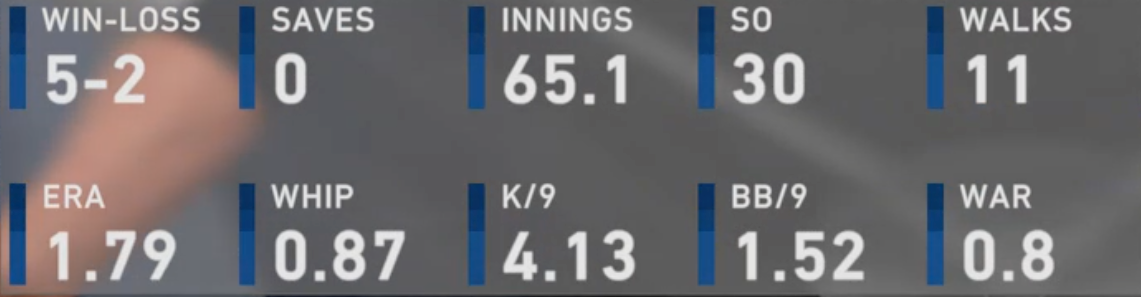
#> input picture divleague2_crop.png, 1141 x 297 px
$ python -i extract_stats.py   (imports and definitions only)
#> lines starting #> are read from the running program, lines starting #| are printed output that depends on the picture; after the words box and inside, x2 and y2 are one past the last pixel; in counts of white or black regions, pixels touching at a corner belong together
### classify.py
import numpy as np

H_DIV = 10
W_DIV = 3
REGION_THRESH = 0.6

class CharClassifier(object):
    def __init__(self,
                 feat_mat_filename='digit_feat_map.npy',
                 h_div=H_DIV, w_div=W_DIV, thresh_region=REGION_THRESH):
        self.feat_mat_filename = feat_mat_filename
        self.feat_mat_classes, self.feat_mat = self.load_feat_mat(feat_mat_filename)
        self.h_div = h_div
        self.w_div = w_div
        self.thresh_region = thresh_region

    def load_feat_mat(self, feat_mat_filename):
        data = np.load(feat_mat_filename)
        return data['feat_mat_classes'], data['feat_mat']

    def get_features(self, img):
        if np.max(img) == 255.:
            img = img / 255.
        h, w = img.shape
        h_win = int(h / self.h_div)
        w_win = int(w / self.w_div)
        div = (h_win * w_win)

        feat_ratio = h / w
        feat_regions = []
        for y in range(self.h_div):
            for x in range(self.w_div):
                win = img[y * h_win: (y+1) * h_win, x * w_win: (x+1) * w_win]
                occ_ratio = np.sum(win)
                occ_ratio /= div
                if occ_ratio >= self.thresh_region:
                    feat_regions.append(1.)
                else:
                    feat_regions.append(-1.)
        return feat_regions

    def classify(self, img):
        # Ratio intervals found in MLBScreenOCR
        h, w = img.shape
        ratio = h / w
        if ratio < 0.5:
            return '-'
        if ratio >= 0.5 and ratio < 1.3:
            return '.'
        if ratio >= 1.3 and ratio < 2.7:
            digit_features = self.get_features(img)
            idx = np.argmax(np.dot(self.feat_mat, digit_features))
            return str(self.feat_mat_classes[idx])
        if ratio >= 2.7:
            return '1'

    def __call__(self, img):
        return self.classify(img)

### extract_stats.py
"""
MLB2020 OCR stats extraction script.

Note:
We require a cropping box because the box uses alpha blending
and it's a PITA to do with traditional thresholding techniques.
Since the given data is expected to be consistent between images
for the location of the cropped box to be, we expect it to be manually found
once and be constant for the user.
"""
import argparse

import cv2
import numpy as np

from classify import CharClassifier


TOP_Y1 = 0.1694915254237288
TOP_Y2 = 0.4067796610169492
BOTTOM_Y1 = 0.7627118644067796
BOTTOM_Y2 = 1.0

BIN_THRESH = 210

PX_DIST = 0.03508771929824561

HITTER_STATS = ['AT-BATS', 'RUNS', 'HR',
                'RBI', 'STEALS', 'AVERAGE',
                'OBP', 'SLG', 'OPS', 'WAR']
PITCHER_STATS = ['WIN-LOSS', 'SAVES', 'INNINGS',
                 'SO', 'WALKS', 'ERA', 'WHIP',
                 'K/9', 'BB/9', 'WAR']

def preprocess_img(img):
    """
    Preprocess image by converting to grayscale single color channel
    and applying gaussian blur for later threshold step.
    """
    img_bw = cv2.cvtColor(img, cv2.COLOR_BGR2GRAY)
    img_bw = cv2.medianBlur(img_bw, 5)
    return img_bw

def morph_clean(img, kernel_shape=(3, 3)):
    """
    Clean image with morophological erosion and dilation.
    """
    kernel = np.ones(kernel_shape, np.uint8)
    img_erode = cv2.erode(img, kernel, iterations=1)
    img_morph_clean = cv2.dilate(img_erode, kernel, iterations=1)
    return img_morph_clean

def get_numbers_bbox(img):
    """
    Get bounding boxes around connected components in thresholded image.
    """
    ret, img_label = cv2.connectedComponents(img)
    labels = np.unique(img_label)
    boxes = []
    for label in labels:
        y, x = np.where(img_label == label)  # row (y), col (x)
        min_y = np.min(y)
        min_x = np.min(x)
        max_y = np.max(y)
        max_x = np.max(x)
        box_h_diff = np.abs(max_y - min_y)
        box_w_diff = np.abs(max_x - min_x)
        boxes.append([min_x, min_y, max_x, max_y])
    return boxes

def filter_rows(bboxes, height):
    """
    Filter out found thresholded items by row heuristics
    to return only the top row and bottom row bounding boxes.
    """
    if len(bboxes) > 0:
        top_row = []
        bottom_row = []

        # Filter for row by heuristic of pixels
        for bbox in bboxes:
            y1, y2 = bbox[1] / height, bbox[3] / height
            if y1 > TOP_Y1 and y1 < TOP_Y2 and y2 > TOP_Y1 and y2 < TOP_Y2:
                top_row.append(bbox)
            if y1 > BOTTOM_Y1 and y1 < BOTTOM_Y2 and y2 > BOTTOM_Y1 and y2 < BOTTOM_Y2:
                bottom_row.append(bbox)
        top_row.sort(key=lambda x:x[0])
        bottom_row.sort(key=lambda x:x[0])

    return top_row, bottom_row

def decode(img, classifier, row):
    """
    Use classifier to interpret characters in bounding box
    and separate characters into sections by horizontal pixel
    distance heuristic.
    """
    ret_row = []
    _, w = img.shape
    bbox = row[0]
    cur = [classifier(img[bbox[1]: bbox[3], bbox[0]: bbox[2]])]
    last = row[0][2]
    for bbox in row[1:]:
        char_class = classifier(img[bbox[1]: bbox[3], bbox[0]: bbox[2]])
        dist = (bbox[0] - last) / w
        if dist < PX_DIST:
            cur.append(char_class)
        else:
            ret_row.append(str(''.join(cur)))
            cur = [char_class]
        last = bbox[2]
    ret_row.append(str(''.join(cur)))
    return ret_row


def extract_stats(img):
    # Preprocess image.
    img_bw = preprocess_img(img)
    height, width = img_bw.shape

    # Threshold for numbers.
    ret, img_thresh = cv2.threshold(img_bw, BIN_THRESH, 255, cv2.THRESH_BINARY)

    # Erode and dilate to clean up.
    img_morph_clean = morph_clean(img_thresh)

    # Organize pixels into shapes, and derive bounding boxes from them.
    bboxes = get_numbers_bbox(img_morph_clean)
    img_clean = img_morph_clean.copy()
    img_morph_clean = cv2.cvtColor(img_morph_clean, cv2.COLOR_GRAY2RGB)

    # Values found in y-axis pixel histogram in MLBScreenOCR.ipynb.
    top_row, bottom_row = filter_rows(bboxes, height)

    # Classify shape to number and group by distance to neighboring horizontal box.
    char_classifier = CharClassifier()
    stats = decode(img_clean, char_classifier, top_row)
    bottom_row = decode(img_clean, char_classifier, bottom_row)
    stats.extend(bottom_row)

    # Decode numbers and return.
    stats_names = PITCHER_STATS if '-' in stats[0] else HITTER_STATS
    stats = {k: v for k, v in zip(stats_names, stats)}
    return stats

def main():
    # Load arguments.
    parser = argparse.ArgumentParser(
        description='Script to extract stats from MLB2020 top players screen')
    parser.add_argument('img_filename', help='path of image to extract stats from.')
    parser.add_argument('crop_box', nargs=4, type=int, help='bounding box to crop to stats region of image')
    args = parser.parse_args()

    img_filename = args.img_filename
    crop_box = args.crop_box

    # Load image.
    img = cv2.imread(img_filename)

    # Crop according to crop box.
    x1, x2 = crop_box[0], crop_box[0] + crop_box[2]
    y1, y2 = crop_box[1], crop_box[1] + crop_box[3]
    img = img[y1:y2, x1:x2]

    stats = extract_stats(img)
    print(stats)

# [2 lines not run here, left out]

>>> import cv2
>>> picture = cv2.imread('divleague2_crop.png')
#> picture is the input picture: shape (297, 1141, 3); mean B, G, R 110.2, 107.3, 108.9
>>> result = extract_stats(picture)
#> in preprocess_img, `img_bw = cv2.cvtColor(img, cv2.COLOR_BGR2GRAY)`:
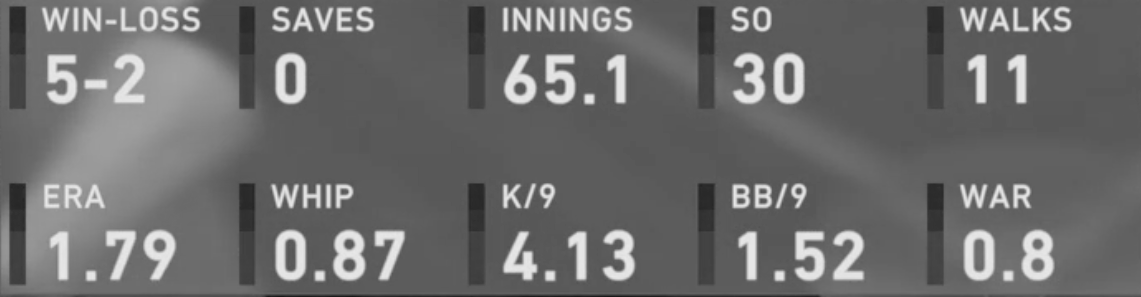
#> img_bw: shape (297, 1141); min 23, max 236, mean 108.1
#> in extract_stats, `ret, img_thresh = cv2.threshold(img_bw, BIN_THRESH, 255, cv2.THRESH_BI..`:
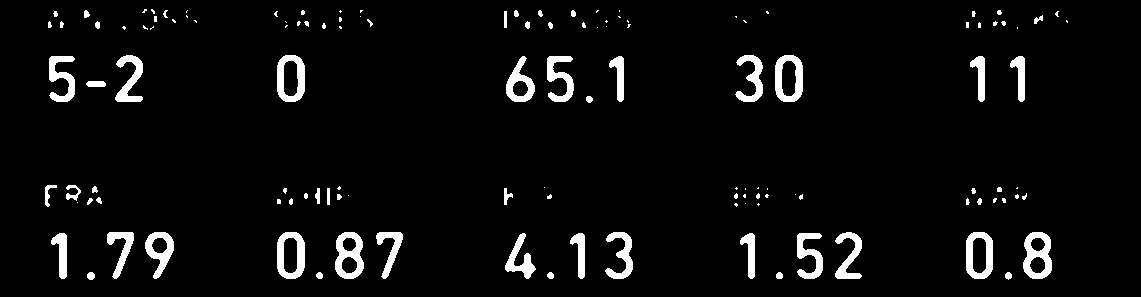
#> img_thresh: shape (297, 1141); 4.7% white; 128 white regions (66 under 20 px), largest, box (x1, y1, x2, y2) and area: (1023, 232, 1052, 279) 806, (335, 232, 364, 279) 797, (775, 55, 803, 102) 751
#> in extract_stats, `ret, img_thresh = cv2.threshold(img_bw, BIN_THRESH, 255, cv2.THRESH_BI..`: ret = 210
#> in morph_clean, `img_erode = cv2.erode(img, kernel, iterations=1)`:
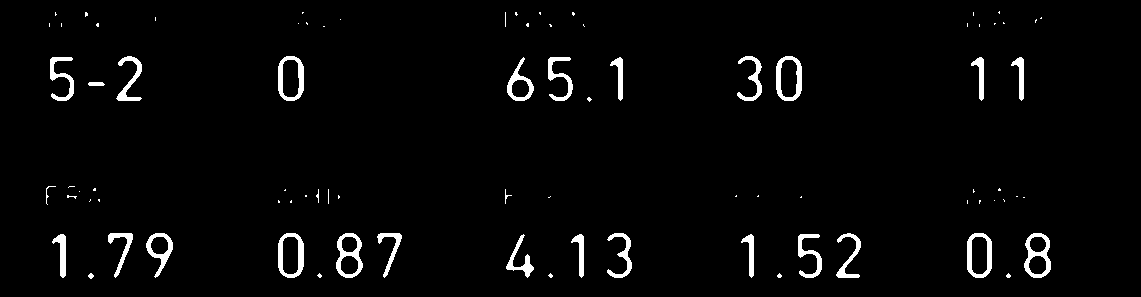
#> img_erode: shape (297, 1141); 2.8% white; 84 white regions (55 under 20 px), largest, box (x1, y1, x2, y2) and area: (1024, 233, 1051, 278) 522, (336, 233, 363, 278) 515, (278, 233, 304, 278) 504
#> in morph_clean, `img_morph_clean = cv2.dilate(img_erode, kernel, iterations=1)`:
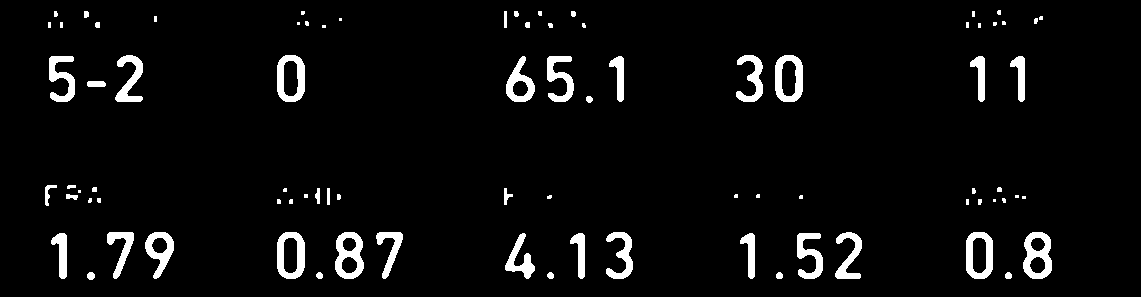
#> img_morph_clean: shape (297, 1141); 4.6% white; 84 white regions (33 under 20 px), largest, box (x1, y1, x2, y2) and area: (1023, 232, 1052, 279) 806, (335, 232, 364, 279) 797, (775, 55, 803, 102) 751
#> in get_numbers_bbox, `ret, img_label = cv2.connectedComponents(img)`:
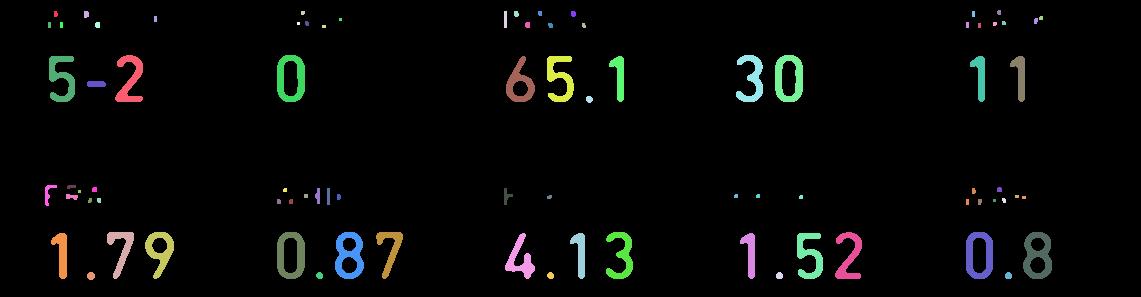
#> img_label: shape (297, 1141) int32; 85 distinct labels, from 0 to 84; one colour per label, 0 black
#> in get_numbers_bbox, `ret, img_label = cv2.connectedComponents(img)`: ret = 85
#> in get_numbers_bbox, `labels = np.unique(img_label)`: labels = 85 values from 0 to 84
#> the loop in get_numbers_bbox, `for label in labels:` made 85 passes
#> (min_y, min_x, max_y, max_x, box_h_diff, box_w_diff) on passes 1, 2, 3, 5, 6, 7, 8, 9, 10, 11, 14, 15: (0, 0, 296, 1140, 296, 1140), (11, 54, 16, 57, 5, 3), (11, 84, 17, 88, 6, 4), (11, 504, 27, 506, 16, 2), (11, 514, 16, 518, 5, 4), (11, 538, 15, 541, 4, 3), (11, 571, 16, 575, 5, 4), (11, 972, 16, 974, 5, 2), (10, 997, 14, 1000, 4, 3), (16, 154, 21, 156, 5, 2), (18, 1034, 23, 1037, 5, 3), (21, 305, 25, 308, 4, 3)
#> (y, min_y, min_x, max_y, max_x, box_h_diff, box_w_diff) on passes 4, 12, 16, 25, 26, 57: ([11, 11, 11, 11, 12, 12, 12, 12, 13, 13, 13, 13, 14, 14, 14], 11, 301, 14, 304, 3, 3), ([16, 16, 16, 17, 17, 17, 17, 18, 18, 18, 18, 19, 19, 19, 19], 16, 1039, 19, 1042, 3, 3), ([21, 21, 21, 22, 22, 22, 22, 23, 23, 23, 23, 24, 24, 24, 24], 21, 1002, 24, 1005, 3, 3), ([23, 23, 23, 24, 24, 24, 25, 25, 25, 26, 26, 26, 27, 27, 27], 23, 978, 27, 980, 4, 2), ([22, 22, 22, 22, 23, 23, 23, 23, 24, 24, 24, 24, 25, 25, 25], 22, 993, 25, 996, 3, 3), ([195, 195, 195, 195, 196, 196, 196, 196, 197, 197, 197, 197], 195, 1015, 197, 1018, 2, 3)
#> after the loop in get_numbers_bbox, `for label in labels:`: boxes = 85 items, first 6: [0, 0, 1140, 296], [54, 11, 57, 16], [84, 11, 88, 17], [301, 11, 304, 14], [504, 11, 506, 27], [514, 11, 518, 16]
#> in extract_stats, `bboxes = get_numbers_bbox(img_morph_clean)`: bboxes has the same summary as boxes in get_numbers_bbox
#> the loop in filter_rows, `for bbox in bboxes:` made 85 passes
#> (bbox, y1, y2) on passes 1 to 12: ([0, 0, 1140, 296], 0, 0.997), ([54, 11, 57, 16], 0.037, 0.0539), ([84, 11, 88, 17], 0.037, 0.0572), ([301, 11, 304, 14], 0.037, 0.0471), ([504, 11, 506, 27], 0.037, 0.0909), ([514, 11, 518, 16], 0.037, 0.0539), ([538, 11, 541, 15], 0.037, 0.0505), ([571, 11, 575, 16], 0.037, 0.0539), ([972, 11, 974, 16], 0.037, 0.0539), ([997, 10, 1000, 14], 0.0337, 0.0471), ([154, 16, 156, 21], 0.0539, 0.0707), ([1039, 16, 1042, 19], 0.0539, 0.064)
#> (y1, y2) on passes 67 to 72: (0.785, 0.936), (0.781, 0.936), (0.781, 0.936), (0.781, 0.936), (0.781, 0.936), (0.781, 0.936)
#> after the loop in filter_rows, `for bbox in bboxes:`: bottom_row = 19 items, first 6: [51, 233, 66, 278], [107, 232, 133, 278], [145, 232, 173, 278], [277, 232, 304, 278], [335, 232, 363, 278], [376, 232, 402, 278]; top_row = [[115, 55, 142, 101], [277, 55, 304, 101], [736, 55, 762, 101], [775, 55, 802, 101], [49, 56, 74, 101], [506, 56, 534, 101], [547, 56, 573, 101], [609, 56, 623, 101], [970, 56, 984, 101], [1010, 56, 1024, 101], [87, 81, 105, 86], [586, 96, 592, 102]]
#> in extract_stats, `top_row, bottom_row = filter_rows(bboxes, height)`: top_row = [[49, 56, 74, 101], [87, 81, 105, 86], [115, 55, 142, 101], [277, 55, 304, 101], [506, 56, 534, 101], [547, 56, 573, 101], [586, 96, 592, 102], [609, 56, 623, 101], [736, 55, 762, 101], [775, 55, 802, 101], [970, 56, 984, 101], [1010, 56, 1024, 101]]; bottom_row = 19 items, first 6: [51, 233, 66, 278], [87, 272, 94, 279], [107, 232, 133, 278], [145, 232, 173, 278], [277, 232, 304, 278], [316, 272, 322, 278]
#> (reads digit_feat_map.npy from the repository)
#> in decode, `bbox = row[0]`: bbox = [49, 56, 74, 101]
#> in get_features, `img = img / 255.`:
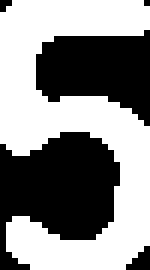
#> img: shape (45, 25) float64 (shown 6 times larger); values 0 (black) and 1 (white), 54.5% white; 5 black regions (3 under 20 px), largest, box (x1, y1, x2, y2) and area: (0, 22, 20, 45) 293, (6, 5, 25, 21) 205
#> after the loop in get_features, `for y in range(self.h_div):`: feat_regions = 30 values, max 1 at index 0, min -1 at index 4, mean -0.0667
#> in classify, `digit_features = self.get_features(img)`: digit_features has the same summary as feat_regions in get_features
#> in classify, `idx = np.argmax(np.dot(self.feat_mat, digit_features))`: idx = 4
#> in decode, `cur = [classifier(img[bbox[1]: bbox[3], bbox[0]: bbox[2]])]`: cur = ['5']
#> in decode, `last = row[0][2]`: last = 74
#> the loop in decode, `for bbox in row[1:]:` made 11 passes
#> bbox on passes 3, 4, 8: [277, 55, 304, 101], [506, 56, 534, 101], [736, 55, 762, 101]
#> (bbox, char_class, dist, cur, last) on pass 10: ([970, 56, 984, 101], '1', 0.147, ['1'], 984)
#> after the loop in decode, `for bbox in row[1:]:`: ret_row = ['5-2', '0', '65.1', '30']
#> in extract_stats, `stats = decode(img_clean, char_classifier, top_row)`: stats = ['5-2', '0', '65.1', '30', '11']
#> the loop in decode (call 2), `for bbox in row[1:]:` made 18 passes
#> bbox on passes 1 to 12: [87, 272, 94, 279], [107, 232, 133, 278], [145, 232, 173, 278], [277, 232, 304, 278], [316, 272, 322, 278], [335, 232, 363, 278], [376, 232, 402, 278], [505, 233, 534, 278], [547, 272, 553, 278], [570, 233, 584, 278], [606, 232, 632, 278], [740, 233, 754, 278]
#> pass 3, in get_features (call 9), `img = img / 255.`:
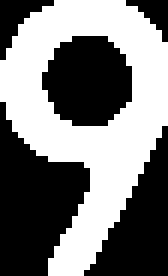
#> img: shape (46, 28) float64 (shown 6 times larger); values 0 (black) and 1 (white), 48.1% white; 1 white region, box (x1, y1, x2, y2) and area: (0, 0, 28, 46) 620
